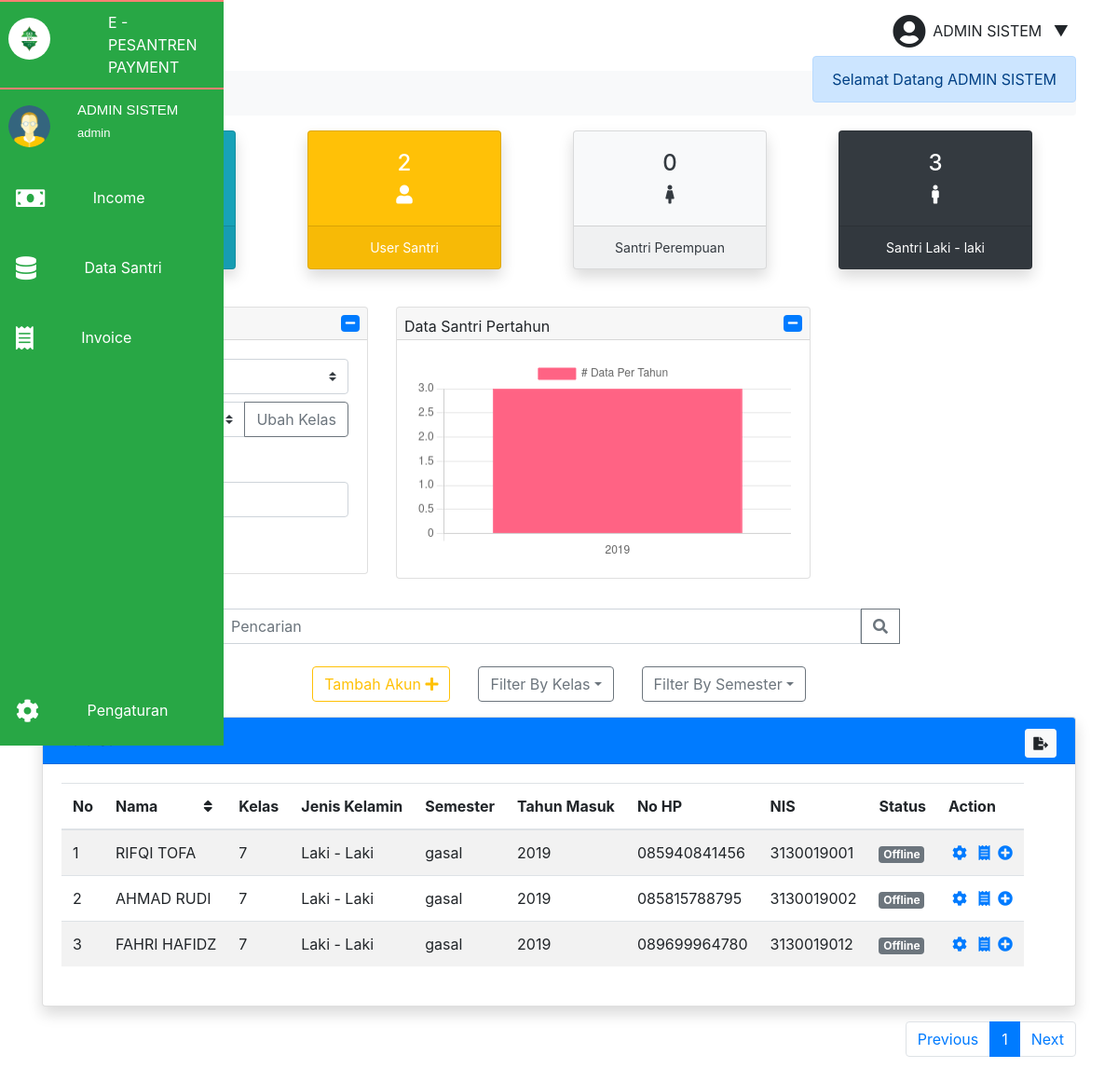
/dashboard/admin/ (signed in), run on the app's committed database.
### tables this page shows
CREATE TABLE `data_admin` (
  `nis` bigint(15) NOT NULL,
  `id_akun` bigint(15) DEFAULT NULL,
  `nama` varchar(25) NOT NULL,
  `jenis_kelamin` enum('laki','perempuan') NOT NULL,
  `waktu_masuk` date NOT NULL,
  `ttl` date NOT NULL,
  `alamat` text NOT NULL,
  `kota` varchar(50) NOT NULL,
  `no_hp` bigint(20) DEFAULT NULL,
  `nm_no` varchar(255) NOT NULL,
  `namapic` varchar(255) DEFAULT NULL
);

CREATE TABLE `level_user` (
  `id_level` int(3) NOT NULL,
  `nm_akses` varchar(25) NOT NULL
);

CREATE TABLE `data_siswa` (
  `nis` bigint(15) NOT NULL,
  `id_kelas` int(11) NOT NULL,
  `id_akun` bigint(15) DEFAULT NULL,
  `nama` varchar(25) NOT NULL,
  `semester` enum('gasal','genap') NOT NULL,
  `jenis_kelamin` enum('laki','perempuan') NOT NULL,
  `ttl` date NOT NULL,
  `waktu_masuk` date NOT NULL,
  `kota` varchar(25) NOT NULL,
  `no_hp` bigint(15) NOT NULL,
  `nm_no` varchar(25) NOT NULL,
  `alamat` text NOT NULL,
  `namapic` varchar(255) DEFAULT NULL
);

CREATE TABLE `kelas` (
  `id_kelas` int(3) NOT NULL,
  `kelas` varchar(15) NOT NULL,
  `sub_kelas` varchar(5) NOT NULL
);

### dashboard/admin/tb_siswa.php (the view, shortened to what the rows shown need)
<?php
$halaman = 10;
$page = isset($_GET['halaman']) ? intval($_GET['halaman']) : 1;
$mulai = ($page > 1) ? ($page * $halaman) - $halaman : 0;
$dataSiswa = null;
$total_row = ceil($admController->tbDataSiswa()['total_row'] / $halaman);
if (isset($_POST['kelas'])) {
    $dataSiswa = $admController->tbDataSiswa(['kelas' => $_POST['kelas']], $halaman, $mulai)['data'];
    $exportBy = $_POST['kelas'];
} elseif (isset($_POST['semester'])) {
    $dataSiswa = $admController->tbDataSiswa(['semester' => $_POST['semester']], $halaman, $mulai)['data'];
} elseif (isset($_POST['cari'])) {
    $dataSiswa = $admController->tbDataSiswa(['keyword' => $_POST['pencarian']], $halaman, $mulai)['data'];
}
 else {
    $dataSiswa = $admController->tbDataSiswa(null, $halaman, $mulai)['data'];
}
?>
<div class="row mb-3 d-flex justify-content-center">
    <div class="col-lg col-sm-auto">
        <div class="card shadow">
            <div class="card-body table-responsive-sm">
                <table class="table table-striped table-hover table-wrapper" id="table">
                    <thead>
                        <tr>
                            <th>No</th>
                            <th>Nama <i class="fas fa-sort float-right p-1" onclick="shortTable()"
                                    style="cursor: pointer;"></i></th>
                            <th>Kelas</th>
                            <th>Jenis Kelamin</i></th>
                            <th>Semester</th>
                            <th>Tahun Masuk</th>
                            <th>No HP</th>
                            <th>NIS</th>
                            <th>Status</th>
                            <th>Action</th>
                        </tr>
                    </thead>
                    <tbody id="tb-tbody">
                        <?php
                        $no = $page > 1 ? $mulai : 1;
                        foreach ($dataSiswa as $rows) :
                        ?>
                        <tr>
                            <td><?= $no++; ?></td>
                            <td><?= $rows['nama']; ?></td>
                            <td><?= $rows['kelas']; ?></td>
                            <td><?= ($rows['jenis_kelamin'] == 'laki') ? 'Laki - Laki' : $rows['jenis_kelamin'] ?></td>
                            <td><?= $rows['semester']; ?></td>
                            <td><?= date_format(date_create($rows['waktu_masuk']), "Y"); ?></td>
                            <td><?= "0" . $rows['no_hp']; ?></td>
                            <td><?= $rows['nis']; ?></td>
                            <td>
                                <?php
                                    if ($rows['stakun'] == "online") {
                                        echo "<span class='badge badge-success'>Online</span>";
                                    } else {
                                        echo "<span class='badge badge-secondary'>Offline</span>";
                                    }
                                    ?>
                            </td>
                            <td>
                                <a href="./index.php?page=edit&id=<?= $rows['nis']; ?>" class="p-1" id="btn-action"><i
                                        class="fas fa-cog" aria-hidden="true"></i></a>
                                <a href="buat_tag.php?id=<?= $rows['nis']; ?>" class="p-1"><i
                                        class="fas fa-receipt"></i></a>
                                <a href="#" id="btnTambahakun" data-nis="<?= $rows['nis'] ?>"
                                    data-ttl="<?= $rows['ttl'] ?>" data-nama="<?= $rows['nama'] ?>"><i
                                        class="fas fa-plus-circle"></i></a>
                            </td>
                        </tr>
                        <?php endforeach ?>
                    </tbody>
                </table>
            </div>
        </div>
    </div>
</div>
<script>
var ctx = document.getElementById('myChart').getContext('2d');
var myChart = new Chart(ctx, {
    type: 'bar',
    data: {
        labels: [<?php
                        foreach ($admController->dataSiswaPerTahun() as $data) {
                            echo date_format(date_create($data['tmasuk']), "Y") . ",";
                        }
                        ?>],
        datasets: [{
            label: '# Data Per Tahun',
            data: [<?php
                        foreach ($admController->dataSiswaPerTahun() as $data) {
                            echo $data['jsiswa'] . ",";
                        }
                        ?>],
            backgroundColor: [
                'rgba(255, 99, 132, 1)',
                'rgba(54, 162, 235, 1)',
                'rgba(255, 206, 86, 1)',
                'rgba(75, 192, 192, 1)',
                'rgba(153, 102, 255, 1)',
                'rgba(255, 159, 64, 1)'
            ],
            borderColor: [
                'rgba(255, 99, 132, 1)',
                'rgba(54, 162, 235, 1)',
                'rgba(255, 206, 86, 1)',
                'rgba(75, 192, 192, 1)',
                'rgba(153, 102, 255, 1)',
                'rgba(255, 159, 64, 1)'
            ],
            borderWidth: 1
        }]
    },
    options: {
        scales: {
            // x: {
            //     type: 'time',
            //     min: new Date('2016-01-01').valueOf(),
            //     max: new Date('2021-12-31').valueOf()
            // },
            y: {
                // type: 'linear',
                // min: 0,
                // max: 100
                beginAtZero: true
            }
        },
        layout: {
            padding: 0
        },
        // spanGaps: true
    }
});
$(document).on('click', 'a#btn-message', function() {
    $("#inputnis").val($(this).data('nis'));
    $("#inputnama").val($(this).data('nama'));
});
$(document).ready(function() {
    $('a#btnTambahakun').on('click', function() {
        $.ajax({
            url: 'buat_akun.php',
            type: 'POST',
            dataType: 'JSON',
            data: {
                nis: $(this).data('nis'),
                nama: $(this).data('nama'),
                ttl: $(this).data('ttl')
            },
            success: function(data) {
                if (data.status) {
                    $("#alert").addClass('show');
                    $("#alert").html(data.pesan + " " + data.data);
                }
            }
        });
    });
});
</script>

### dashboard/admin/index.php (shortened to what the rows shown need)
<?php
require_once "./Admin_Controller.php";
$admController = new Admin_Controller();
$responOfDataUser = $admController->dataUserAkun($_SESSION['email']);
$data = ($responOfDataUser['status']) ? $responOfDataUser['data'] : null;
?>
<!DOCTYPE html>
<html lang="en">
<head>
    <link rel="stylesheet" href="https://stackpath.bootstrapcdn.com/bootstrap/4.1.3/css/bootstrap.min.css"
>
    <link rel="stylesheet" href="../../css/style.css">
    <link rel="stylesheet" href="https://cdnjs.cloudflare.com/ajax/libs/font-awesome/4.7.0/css/font-awesome.min.css">
    <link rel="stylesheet" href="https://use.fontawesome.com/releases/v5.7.0/css/all.css"
>
</head>
<body>
    <nav class="navbar navbar-success bg-success">
        <ul class="navbar-nav">
            <li class="nav-profile">
                <div class="text-profile">
                    <div class="name">
                        <span><?= $data['nama']; ?></span>
                    </div>
                    <div class="tag-user">
                        <span><?= $data['nm_akses']; ?></span>
                    </div>
                </div>
            </li>
        </ul>
    </nav>
    <div class="container">
        <div class="row">
            <div class="col d-inline-flex justify-content-end">
                <div class="mt-2 d-flex p-2" id="btn-dropdown">
                    <div class="dropdown">
                        <span
                            class="p-2"><?= explode(" ", strtoupper($data['nama']))[0]." ".explode(" ", strtoupper($data['nama']))[1]; ?></span>
                        <span style="margin-top: 7px;">&#9660;</span>
                    </div>
                </div>
            </div>
        </div>
        <?php
        if (isset($_GET['page'])) {
            if ($_GET['page'] == "income") {
                include "income.php";
            } else if ($_GET['page'] == "datsiswa") {
                include "datsiswa.php";
            } else if ($_GET['page'] == "invoice") {
                include "invoice.php";
            } else if ($_GET['page'] == "setting") {
                include "pengaturan.php";
            } else if ($_GET['page'] == "profil") {
                include "profil_saya.php";
            } else if ($_GET['page'] == "ubah-katasandi") {
                include "ubah_katasandi.php";
            } else if ($_GET['page'] == "edit") {
                include "edit_siswa.php";
            }
        }
        else {
            include "datsiswa.php";
        }
        ?>
    </div>
</body>
</html>

### data on the page
data_admin: nama "ADMIN SISTEM", level_user.nm_akses "admin", nama "ADMIN", nama "SISTEM"
data_siswa: nama "RIFQI TOFA", id_kelas.kelas "7", jenis_kelamin "Laki - Laki", semester "gasal", waktu_masuk "2019", no_hp "85940841456", nis "3130019001"
data_siswa: nama "AHMAD RUDI", id_kelas.kelas "7", jenis_kelamin "Laki - Laki", semester "gasal", waktu_masuk "2019", no_hp "85815788795", nis "3130019002"
data_siswa: nama "FAHRI HAFIDZ", id_kelas.kelas "7", jenis_kelamin "Laki - Laki", semester "gasal", waktu_masuk "2019", no_hp "89699964780", nis "3130019012"

### other printed values
$_SESSION['alert'] "Selamat Datang ADMIN SISTEM"
$admController->ambilJumlahData('USER_SISWA') "2"
$admController->ambilJumlahData('SISWA_PEREMPUAN') "0"
$admController->ambilJumlahData('SISWA_LAKI') "3"
chart data {{ date_format(date_create($data['tmasuk']), "Y") }} 2019
chart data {{ $data['jsiswa'] }} 3
